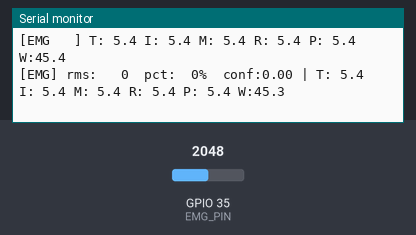
Recording of a sketch running on a simulated ESP32. Shown: the last lines printed to the serial monitor. Inputs (shaded band) come from the test bench; at power-on: GPIO 35 (EMG_PIN) = 2048 (analog values on the 0–4095 scale).

Above: at 6.2 s.
6.3 s: GPIO 35 (EMG_PIN) set to 1994
At 6.33 s:
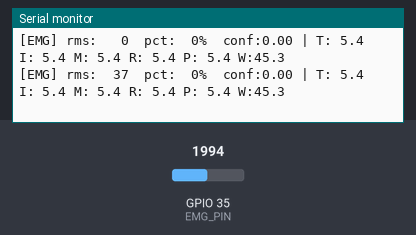
9.5 s: GPIO 35 (EMG_PIN) set to 1118
At 9.55 s:
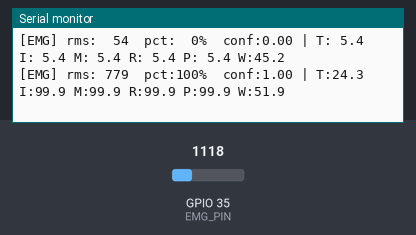
11.0 s: GPIO 35 (EMG_PIN) set to 993
At 11.05 s:
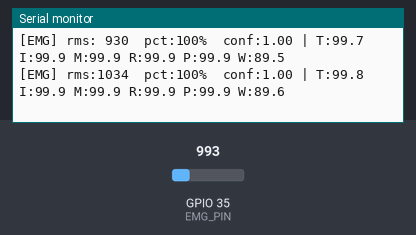
Timing chart, 0 to 14.0 s (numbered marks = the images above; inputs shaded):
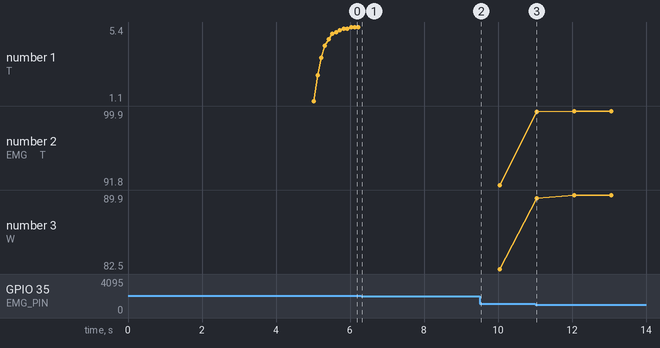

The sketch:

Sender_esp.ino
```cpp
// ═══════════════════════════════════════════════════════════
//  SENDER ESP32
//  Camera (MediaPipe UDP) = PRIMARY
//  EMG = FALLBACK (only when no hand detected)
//  ESP-NOW → Receiver ESP32
// ═══════════════════════════════════════════════════════════
#include <Arduino.h>
#include <WiFi.h>
#include <WiFiUdp.h>
#include <esp_now.h>
#include <esp_wifi.h>
#include <math.h>

// ── ESP32 Access Point credentials ───────────────────────
const char* AP_SSID = "RoboticHand";
const char* AP_PASS = "12345678";
const uint16_t UDP_PORT = 5005;
WiFiUDP udp;

// ── ESP-NOW: Receiver MAC address ─────────────────────────
uint8_t RECEIVER_MAC[6] = {0x70, 0x4B, 0xCA, 0x58, 0x5D, 0xEC};

// ── EMG ───────────────────────────────────────────────────
#define EMG_PIN        35
#define SAMPLE_RATE    1000
#define WINDOW_SIZE    50
#define EMG_PRINT_MS   100

int  emgSamples[WINDOW_SIZE];
int  emgIdx       = 0;
bool emgFull      = false;
int  DC_OFFSET    = 2048;
int  BASELINE_RMS = 100;
int  MAX_RMS      = 690;

unsigned long lastEmgSample = 0;
unsigned long lastEmgPrint  = 0;

// ── MediaPipe finger curls (from UDP, 0-100) ──────────────
float mp_curl[5]  = {0, 0, 0, 0, 0};
unsigned long lastUdpMs   = 0;
bool  mpDataFresh = false;

// ── Hand-lost timeout: switch to EMG after this long ──────
#define HAND_TIMEOUT_MS  500

// ── Wrist fix: low-pass smoothing ─────────────────────────
float wrist_angle  = 50.0f;
#define WRIST_SMOOTH  0.15f

// ── Thumb fix: separate low-pass smoothing ────────────────
float thumb_smooth = 0.0f;
#define THUMB_SMOOTH  0.20f

// ── Bayesian fusion params (EMG fallback only) ────────────
#define PRIOR_FLEX    0.5f
#define EMG_HIGH_TH   70.0f
#define EMG_LOW_TH    20.0f
#define REST_PCT       5.0f
#define SIGMOID_K      0.12f

// ── ESP-NOW packet ────────────────────────────────────────
typedef struct __attribute__((packed)) {
    uint16_t servo[6];   // degrees x 10
} ServoPacket;

ServoPacket pkt;
bool espNowReady = false;

// ── Forward declarations ──────────────────────────────────
float computeEmgRMS();
float emgToPercent(float rms);
float bayesianConfidence(float emg_pct);
void  sampleEmg();
void  parseUdpPacket();
void  sendServos(float fused[6]);
void  onDataSent(const wifi_tx_info_t* tx_info, esp_now_send_status_t status);


// ─────────────────────────────────────────────────────────
//  EMG helpers
// ─────────────────────────────────────────────────────────
float computeEmgRMS() {
    int  n = emgFull ? WINDOW_SIZE : emgIdx;
    if (n == 0) return 0.0f;
    long sumSq = 0;
    for (int i = 0; i < n; i++)
        sumSq += (long)emgSamples[i] * emgSamples[i];
    return sqrtf((float)sumSq / n);
}

float emgToPercent(float rms) {
    int pct = map((int)rms, BASELINE_RMS, MAX_RMS, 0, 100);
    return (float)constrain(pct, 0, 100);
}

void sampleEmg() {
    unsigned long now = micros();
    if (now - lastEmgSample < (1000000UL / SAMPLE_RATE)) return;
    lastEmgSample = now;
    int raw     = analogRead(EMG_PIN);
    int centred = abs(raw - DC_OFFSET);
    emgSamples[emgIdx++] = centred;
    if (emgIdx >= WINDOW_SIZE) { emgIdx = 0; emgFull = true; }
}


// ─────────────────────────────────────────────────────────
//  Bayesian sigmoid gate (EMG fallback only)
// ─────────────────────────────────────────────────────────
float bayesianConfidence(float emg_pct) {
    float mid         = (EMG_HIGH_TH + EMG_LOW_TH) / 2.0f;
    float p_emg_flex  = 1.0f / (1.0f + expf(-SIGMOID_K * (emg_pct - mid)));
    float p_emg_relax = 1.0f - p_emg_flex;
    float numerator   = p_emg_flex * PRIOR_FLEX;
    float denominator = numerator + p_emg_relax * (1.0f - PRIOR_FLEX);
    if (denominator < 1e-6f) return 0.5f;
    return numerator / denominator;
}


// ─────────────────────────────────────────────────────────
//  UDP: parse "T,I,M,R,P\n" from Python
// ─────────────────────────────────────────────────────────
void parseUdpPacket() {
    int len = udp.parsePacket();
    if (len <= 0) return;

    char buf[64] = {0};
    udp.read(buf, sizeof(buf) - 1);

    float t, i, m, r, p;
    if (sscanf(buf, "%f,%f,%f,%f,%f", &t, &i, &m, &r, &p) == 5) {
        mp_curl[0] = constrain(t, 0, 100);
        mp_curl[1] = constrain(i, 0, 100);
        mp_curl[2] = constrain(m, 0, 100);
        mp_curl[3] = constrain(r, 0, 100);
        mp_curl[4] = constrain(p, 0, 100);
        mpDataFresh = true;
        lastUdpMs   = millis();
    }
}


// ─────────────────────────────────────────────────────────
//  ESP-NOW send callback
// ─────────────────────────────────────────────────────────
void onDataSent(const wifi_tx_info_t* tx_info, esp_now_send_status_t status) {
    // Uncomment to debug: Serial.println(status == ESP_NOW_SEND_SUCCESS ? "OK" : "FAIL");
}


// ─────────────────────────────────────────────────────────
//  Build & send servo packet
// ─────────────────────────────────────────────────────────
void sendServos(float fused[6]) {
    for (int i = 0; i < 6; i++) {
        float deg = fused[i] * 1.8f;
        deg = constrain(deg, 0.0f, 180.0f);
        pkt.servo[i] = (uint16_t)(deg * 10);
    }
    esp_now_send(RECEIVER_MAC, (uint8_t*)&pkt, sizeof(pkt));
}


// ═════════════════════════════════════════════════════════
//  Setup
// ═════════════════════════════════════════════════════════
void setup() {
    Serial.begin(115200);
    delay(500);

    analogReadResolution(12);
    analogSetAttenuation(ADC_11db);

    // ── Measure DC offset at boot ──────────────────────────
    Serial.println("Measuring DC offset — relax muscle...");
    delay(2000);
    long sum = 0; int cnt = 0;
    unsigned long t0 = millis();
    while (millis() - t0 < 2000) {
        sum += analogRead(EMG_PIN); cnt++;
        delayMicroseconds(1000000 / SAMPLE_RATE);
    }
    DC_OFFSET = (cnt > 0 && (int)(sum/cnt) > 100) ? (int)(sum / cnt) : 2048;
    Serial.printf("DC_OFFSET = %d\n", DC_OFFSET);

    // ── Start ESP32 as Access Point ────────────────────────
    WiFi.mode(WIFI_AP);
    WiFi.softAP(AP_SSID, AP_PASS, 1);   // channel 1 — fixed
    delay(500);

    uint8_t apChannel = 1;   // fixed AP channel — matches receiver
    IPAddress ip = WiFi.softAPIP();
    Serial.printf("AP started! SSID: %s\n", AP_SSID);
    Serial.printf("AP Password: %s\n", AP_PASS);
    Serial.printf("ESP32 IP: %s\n", ip.toString().c_str());
    Serial.printf("AP Channel: %d (fixed)\n", apChannel);
    Serial.println(">>> Connect laptop to 'RoboticHand' WiFi <<<");
    Serial.printf(">>> Set ESP32_IP = \"%s\" in Python <<<\n", ip.toString().c_str());

    udp.begin(UDP_PORT);
    Serial.printf("UDP listening on port %d\n", UDP_PORT);

    // ── ESP-NOW ────────────────────────────────────────────
    if (esp_now_init() != ESP_OK) {
        Serial.println("ESP-NOW init FAILED"); return;
    }
    esp_now_register_send_cb(onDataSent);

    esp_now_peer_info_t peer = {};
    memcpy(peer.peer_addr, RECEIVER_MAC, 6);
    peer.channel = apChannel;    // use actual AP channel
    peer.ifidx   = WIFI_IF_AP;  // send via AP interface — REQUIRED in AP mode
    peer.encrypt  = false;
    if (esp_now_add_peer(&peer) != ESP_OK) {
        Serial.println("ESP-NOW peer add FAILED"); return;
    }
    espNowReady = true;
    Serial.println("ESP-NOW ready");
    Serial.println("======= SENDER RUNNING =======");
    Serial.println("Mode: CAMERA PRIMARY / EMG FALLBACK");
}


// ═════════════════════════════════════════════════════════
//  Loop
// ═════════════════════════════════════════════════════════
void loop() {
    sampleEmg();
    parseUdpPacket();

    static unsigned long lastFuse = 0;
    unsigned long now = millis();
    if (now - lastFuse < 50) return;
    lastFuse = now;

    float fused[6];
    bool handVisible = mpDataFresh && (now - lastUdpMs < HAND_TIMEOUT_MS);

    if (handVisible) {
        // ════════════════════════════════════════
        //  CAMERA MODE — direct finger mapping
        // ════════════════════════════════════════

        // Thumb fix: apply low-pass smoothing to reduce jitter
        thumb_smooth += THUMB_SMOOTH * (mp_curl[0] - thumb_smooth);
        fused[0] = thumb_smooth;

        fused[1] = mp_curl[1];   // Index
        fused[2] = mp_curl[2];   // Middle
        fused[3] = mp_curl[3];   // Ring
        fused[4] = mp_curl[4];   // Pinky

        // Wrist fix: hold at neutral (50% = 90deg) and smooth transitions
        wrist_angle += WRIST_SMOOTH * (50.0f - wrist_angle);
        fused[5] = wrist_angle;

    } else {
        // ════════════════════════════════════════
        //  EMG FALLBACK MODE — hand not detected
        // ════════════════════════════════════════
        float rms     = computeEmgRMS();
        float emg_pct = emgToPercent(rms);
        float conf    = bayesianConfidence(emg_pct);

        // Thumb fix: smooth EMG-driven thumb too
        float thumb_target = conf * 100.0f + (1.0f - conf) * REST_PCT;
        thumb_smooth += THUMB_SMOOTH * (thumb_target - thumb_smooth);
        fused[0] = thumb_smooth;

        for (int i = 1; i < 5; i++) {
            fused[i] = conf * 100.0f + (1.0f - conf) * REST_PCT;
        }

        // Wrist fix: EMG confidence drives wrist, smoothed
        float wrist_target = conf * 90.0f + (1.0f - conf) * 45.0f;
        wrist_angle += WRIST_SMOOTH * (wrist_target - wrist_angle);
        fused[5] = wrist_angle;

        if (now - lastEmgPrint >= EMG_PRINT_MS) {
            lastEmgPrint = now;
            Serial.printf(
                "[EMG] rms:%4.0f  pct:%3.0f%%  conf:%4.2f | "
                "T:%4.1f I:%4.1f M:%4.1f R:%4.1f P:%4.1f W:%4.1f\n",
                rms, emg_pct, conf,
                fused[0], fused[1], fused[2], fused[3], fused[4], fused[5]
            );
        }
    }

    if (espNowReady) sendServos(fused);

    // Mode indicator every second
    static unsigned long lastModePrint = 0;
    if (now - lastModePrint >= 1000) {
        lastModePrint = now;
        Serial.printf("[%s] T:%4.1f I:%4.1f M:%4.1f R:%4.1f P:%4.1f W:%4.1f\n",
            handVisible ? "CAMERA" : "EMG   ",
            fused[0], fused[1], fused[2], fused[3], fused[4], fused[5]
        );
    }
}
```

Measured:
- the behaviour switches between 2039 and 2038 on GPIO 35 (EMG_PIN) (found by bisection; images 0 and 1)
- the behaviour switches between 1049 and 1048 on GPIO 35 (EMG_PIN) (found by bisection; images 2 and 3)
- after the input at 6.3 s, the serial monitor: prints a new line at once (image 1)
- after the input at 9.5 s, the serial monitor: prints a new line at once (image 2)
- after the input at 11.0 s, the serial monitor: prints a new line after 0.05 s (image 3)
